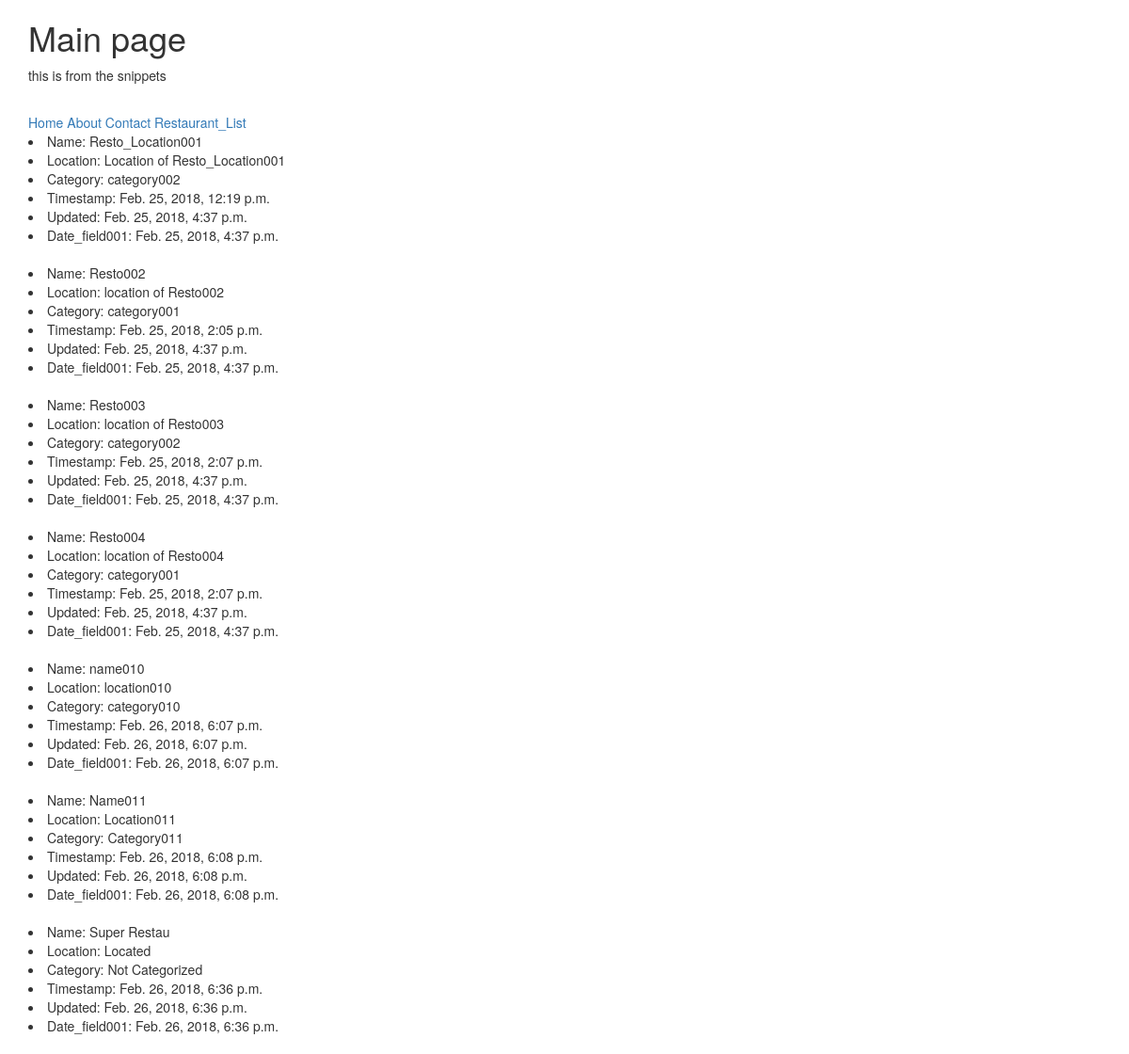
The page /restaurants_list/ on the database as committed earlier.
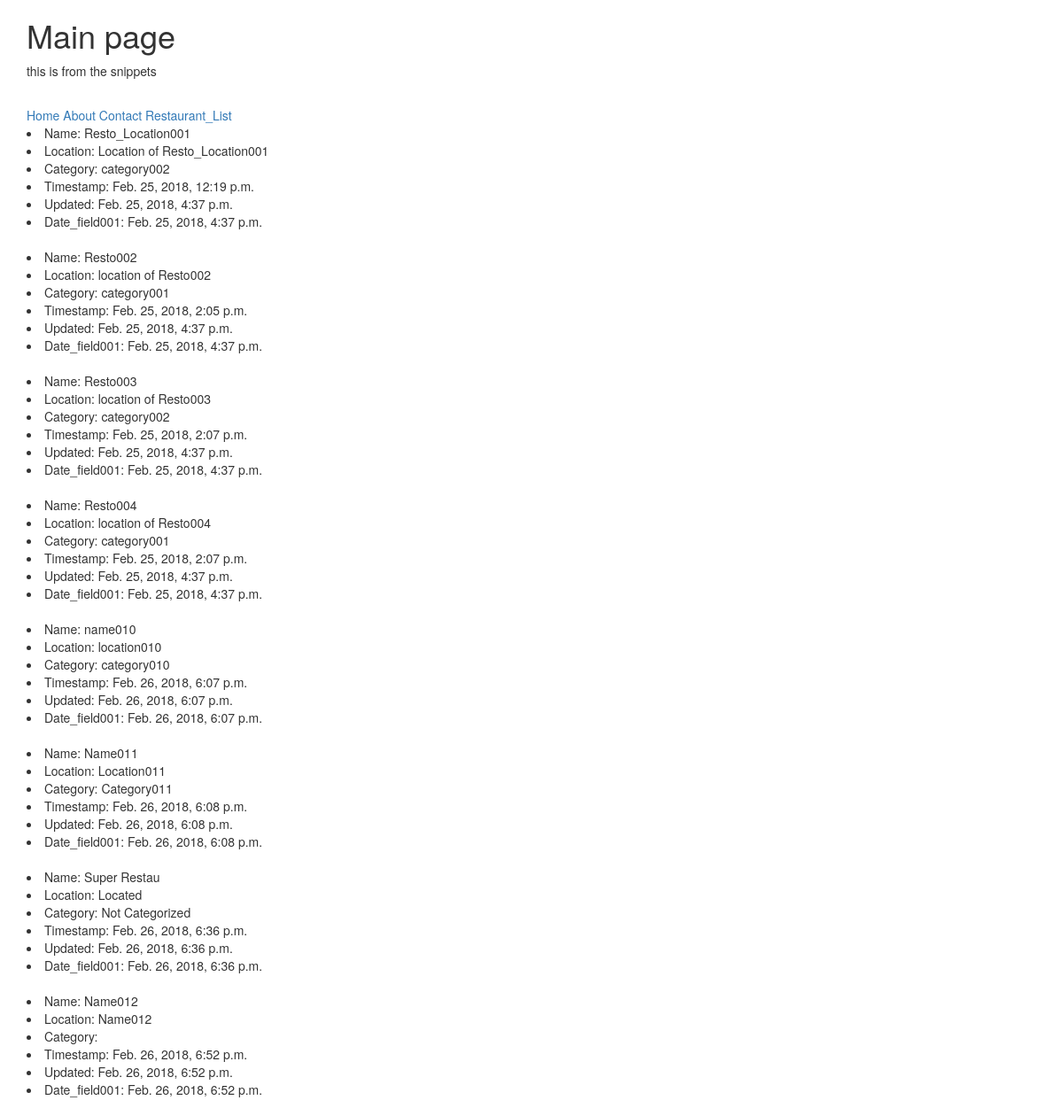
The same page on the database as committed later.
### rrestaurants/models.py (models this page shows)
class RRestaurantsLocation(models.Model):
    name = models.CharField(
        max_length = 120
    )
    location = models.CharField(
        max_length = 120
    )
    category = models.CharField(
        max_length = 120,
    )
    timestamp = models.DateTimeField(auto_now_add = True )  # to know the first added of this object
    updated = models.DateTimeField(     # when you did an update, you are going to save that time of the update
        auto_now = True
    )
    date_field001 = models.DateTimeField(
        auto_now = True
        , auto_now_add = False
    )
    def __str__(self):
        return self.name

### rrestaurants/views.py (the view)
# urls.py: url(r'^restaurants_list/', restaurants_list),
def restaurants_list(request):
    queryset = RRestaurantsLocation.objects.all()
    print('queryset: ', queryset)
    context = {
        'object_list': queryset
    }
    return render(
        request
        , 'rrestaurants/rrestaurant_list.html'
        , context
    )
    pass

### templates/rrestaurants/rrestaurant_list.html
{% extends "base.html" %}
{% block content %}
{% for elem001 in object_list %}
	<li>Name: {{ elem001.name }}</li>
	<li>Location: {{ elem001.location }}</li>
	<li>Category: {{ elem001.category }}</li>
	<li>Timestamp: {{ elem001.timestamp }}</li>
	<li>Updated: {{ elem001.updated }}</li>
	<li>Date_field001: {{ elem001.date_field001 }}</li>
	<br/>
{% endfor elem001 in object_list %}
{% endblock content %}

Rows that differ between the two databases and show on the page:
added RRestaurantsLocation: name "Name012", location "Name012", timestamp "Feb. 26, 2018, 6:52 p.m.", updated "Feb. 26, 2018, 6:52 p.m.", date_field001 "Feb. 26, 2018, 6:52 p.m."
